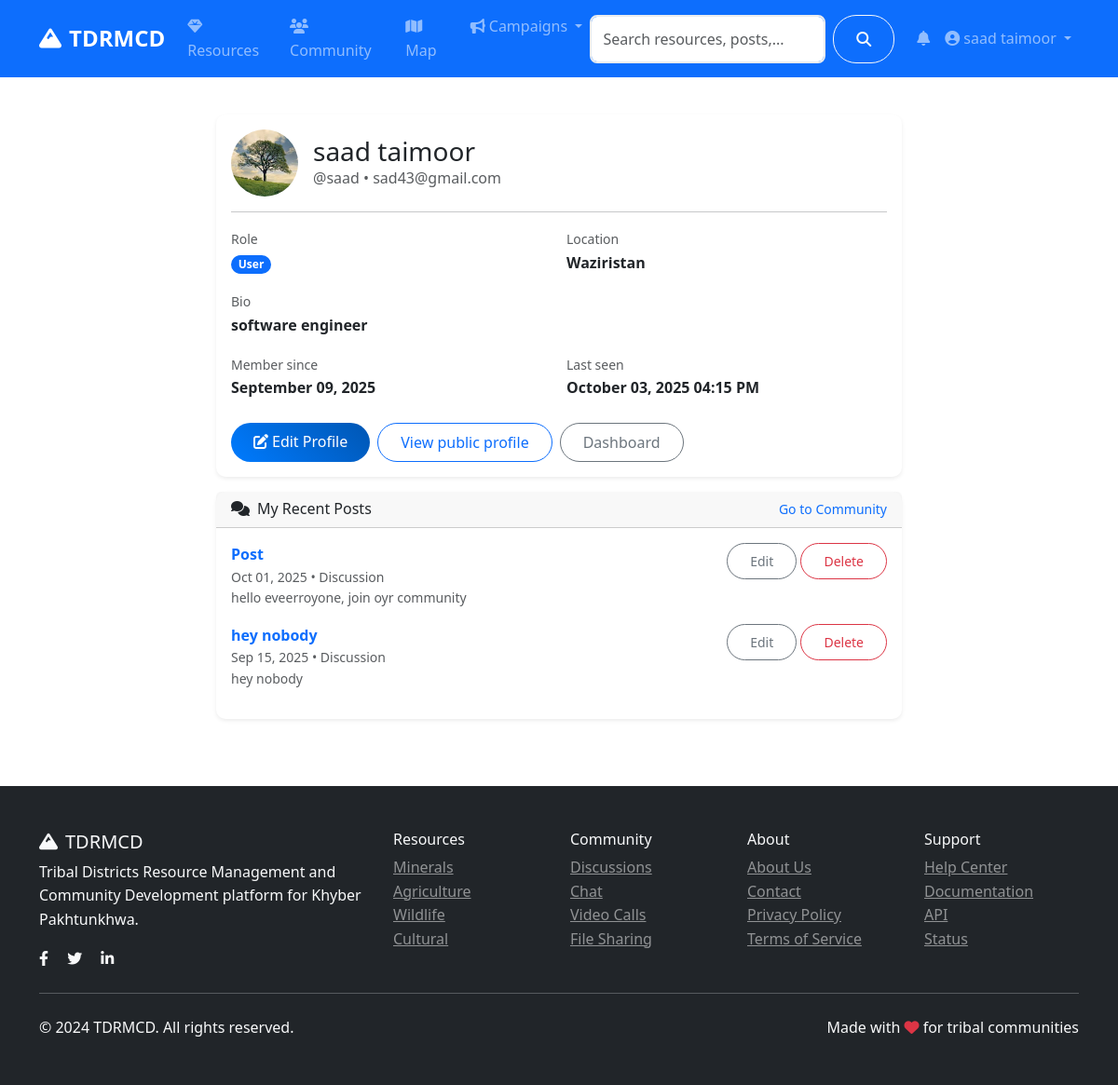
Before: /auth/profile (signed in) with the older database file.
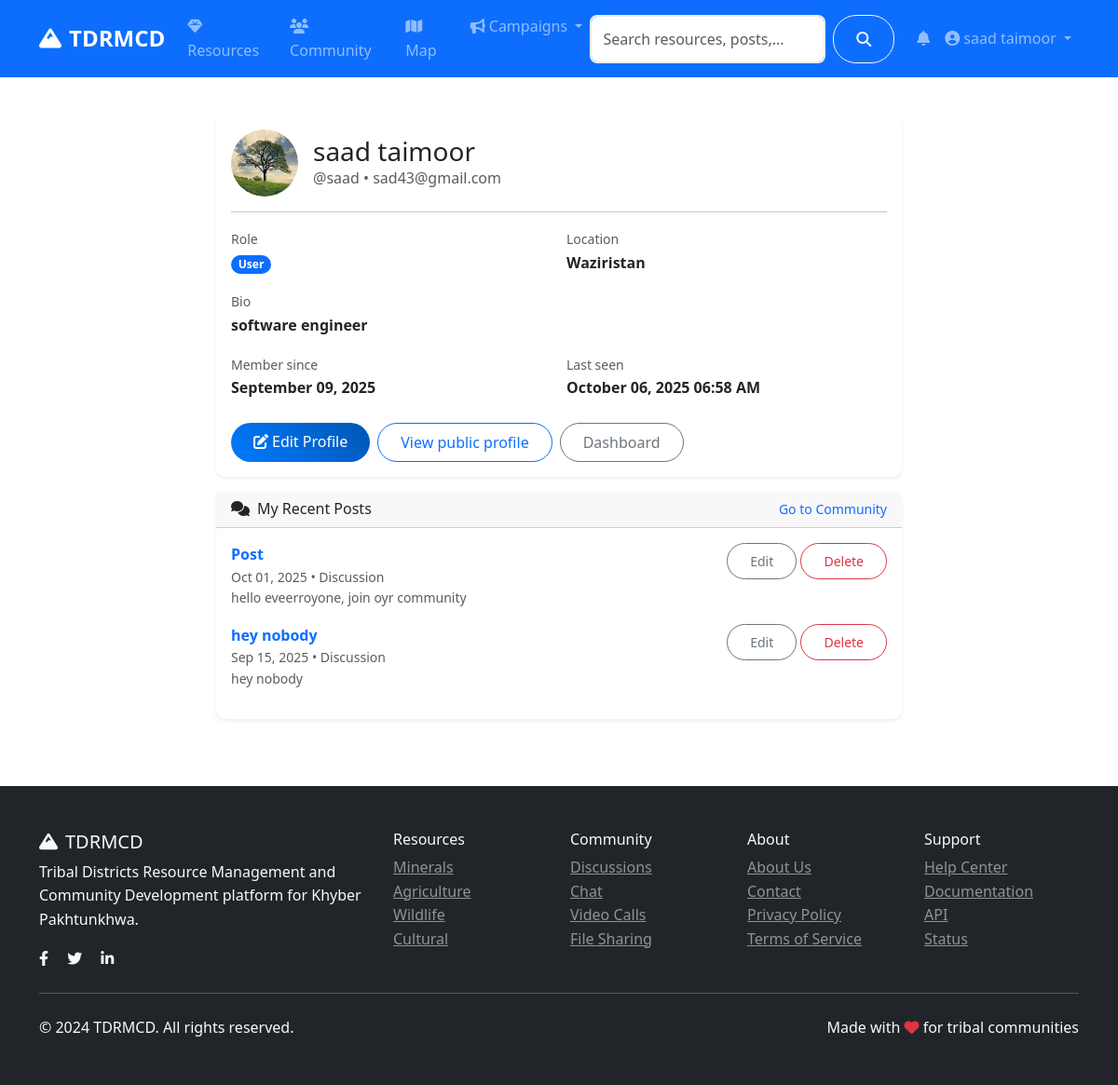
After: the same page with the newer database file.
### models.py (models this page shows, shortened)
class User(UserMixin, db.Model):
    id = db.Column(db.Integer, primary_key=True)
    username = db.Column(db.String(80), unique=True, nullable=False)
    email = db.Column(db.String(120), unique=True, nullable=False)
    password_hash = db.Column(db.String(120), nullable=False)
    first_name = db.Column(db.String(50), nullable=False)
    last_name = db.Column(db.String(50), nullable=False)
    role = db.Column(db.String(20), default='user')  # user, admin, researcher
    location = db.Column(db.String(100))
    bio = db.Column(db.Text)
    avatar = db.Column(db.String(200), default='default.jpg')
    is_active = db.Column(db.Boolean, default=True)
    created_at = db.Column(db.DateTime, default=datetime.utcnow)
    last_seen = db.Column(db.DateTime, default=datetime.utcnow)
    resources = db.relationship('Resource', backref='author', lazy='dynamic')
    posts = db.relationship('CommunityPost', backref='author', lazy='dynamic')
    chat_messages = db.relationship('ChatMessage', backref='sender', lazy='dynamic')
    file_submissions = db.relationship(
        'FileSubmission',
        foreign_keys='FileSubmission.submitter_id',
        backref='submitter',
        lazy='dynamic'
    )
    reviewed_submissions = db.relationship(
        'FileSubmission',
        foreign_keys='FileSubmission.reviewed_by',
        backref='reviewer_user',
        lazy='dynamic'
    )
    notifications = db.relationship('Notification', backref='user', lazy='dynamic')
    following = db.relationship('Follow', foreign_keys='Follow.follower_id', backref='follower', lazy='dynamic')
    followers = db.relationship('Follow', foreign_keys='Follow.followed_id', backref='followed', lazy='dynamic')
    def get_full_name(self):
        return f"{self.first_name} {self.last_name}"
    def is_admin(self):
        return self.role == 'admin'

### routes/auth.py (the view)
@auth_bp.route('/profile')
@login_required
def profile():
    posts = CommunityPost.query.filter_by(author_id=current_user.id).order_by(desc(CommunityPost.created_at)).limit(10).all()
    return render_template('auth/profile.html', user=current_user, posts=posts)

### app.py (called while the page is built)
@login_manager.user_loader
def load_user(user_id):
    return User.query.get(int(user_id))

### templates/auth/profile.html (shortened to what the changed rows need)
{% extends "base.html" %}
{% block content %}
<div class="container py-4">
    <div class="row justify-content-center">
        <div class="col-lg-8">
            <div class="card shadow-sm">
                <div class="card-body">
                    <div class="d-flex align-items-center mb-3">
                        <div class="me-3">
                            {% if user.avatar and user.avatar != 'default.jpg' %}
                            <img src="{{ url_for('serve_uploaded_file', subdir='avatars', filename=user.avatar) }}" alt="Avatar" class="rounded-circle" style="width:72px;height:72px;object-fit:cover;">
                            {% else %}
                            <div class="avatar" style="width:72px;height:72px;font-size:1.25rem;">{{ user.first_name[0] }}{{ user.last_name[0] }}</div>
                            {% endif %}
                        </div>
                        <div>
                            <h3 class="mb-0">{{ user.get_full_name() }}</h3>
                            <div class="text-muted">@{{ user.username }} • {{ user.email }}</div>
                        </div>
                    </div>
                    <div class="row g-3">
                        <div class="col-md-6">
                            <div class="fw-semibold"><span class="badge bg-primary">{{ user.role.title() }}</span></div>
                        </div>
                        <div class="col-md-6">
                            <label class="text-muted small">Location</label>
                            <div class="fw-semibold">{{ user.location or '—' }}</div>
                        </div>
                        <div class="col-12">
                            <label class="text-muted small">Bio</label>
                            <div class="fw-semibold">{{ user.bio or 'No bio yet.' }}</div>
                        </div>
                        <div class="col-md-6">
                            <label class="text-muted small">Member since</label>
                            <div class="fw-semibold">{{ user.created_at.strftime('%B %d, %Y') }}</div>
                        </div>
                        <div class="col-md-6">
                            <label class="text-muted small">Last seen</label>
                            <div class="fw-semibold">{{ user.last_seen.strftime('%B %d, %Y %I:%M %p') }}</div>
                        </div>
                    </div>
                </div>
            </div>
        </div>
    </div>
</div>
{% endblock %}

### templates/base.html (shortened to what the changed rows need)
<!DOCTYPE html>
<html lang="en">
<head>
    <link href="https://cdn.jsdelivr.net/npm/bootstrap@5.3.0/dist/css/bootstrap.min.css" rel="stylesheet">
    <link rel="stylesheet" href="https://cdnjs.cloudflare.com/ajax/libs/font-awesome/6.4.0/css/all.min.css">
    <link rel="stylesheet" href="https://unpkg.com/leaflet@1.9.4/dist/leaflet.css">
    <link rel="stylesheet" href="{{ url_for('static', filename='css/style.css') }}">
</head>
<body>
    <nav class="navbar navbar-expand-lg navbar-dark bg-primary sticky-top">
        <div class="container">
            <div class="collapse navbar-collapse" id="navbarNav">
                <ul class="navbar-nav">
                    {% if current_user.is_authenticated %}
                        <li class="nav-item dropdown">
                            <a class="nav-link" href="#" role="button" data-bs-toggle="dropdown" aria-expanded="false">
                                <span class="position-relative">
                                    <i class="fas fa-bell"></i>
                                </span>
                            </a>
                        </li>
                        <li class="nav-item dropdown">
                            <a class="nav-link dropdown-toggle" href="#" role="button" data-bs-toggle="dropdown">
                                <i class="fas fa-user-circle me-1"></i>{{ current_user.get_full_name() }}
                            </a>
                        </li>
                    {% endif %}
                </ul>
            </div>
        </div>
    </nav>
    <main>
        {% block content %}{% endblock %}
    </main>
</body>
</html>

Changed rows visible on the page:
changed User "saad taimoor": last_seen "October 03, 2025 04:15 PM" → "October 06, 2025 06:58 AM"
